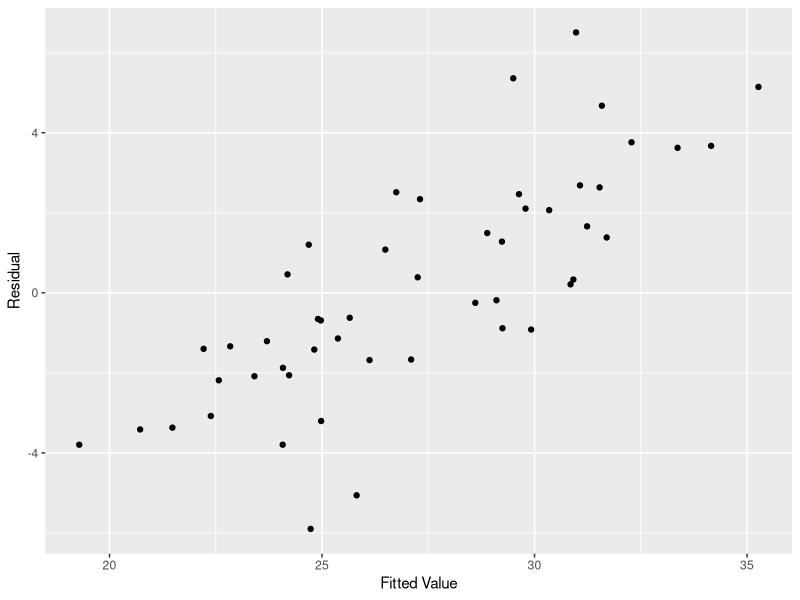
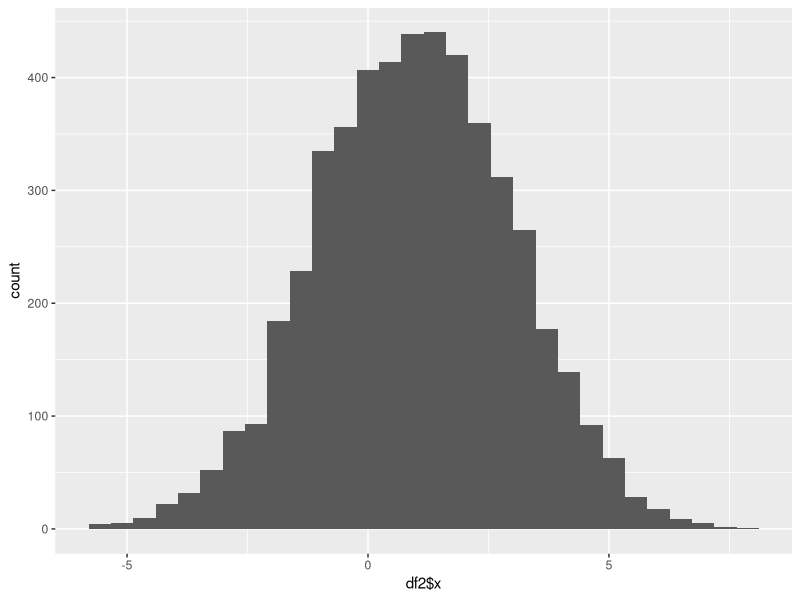
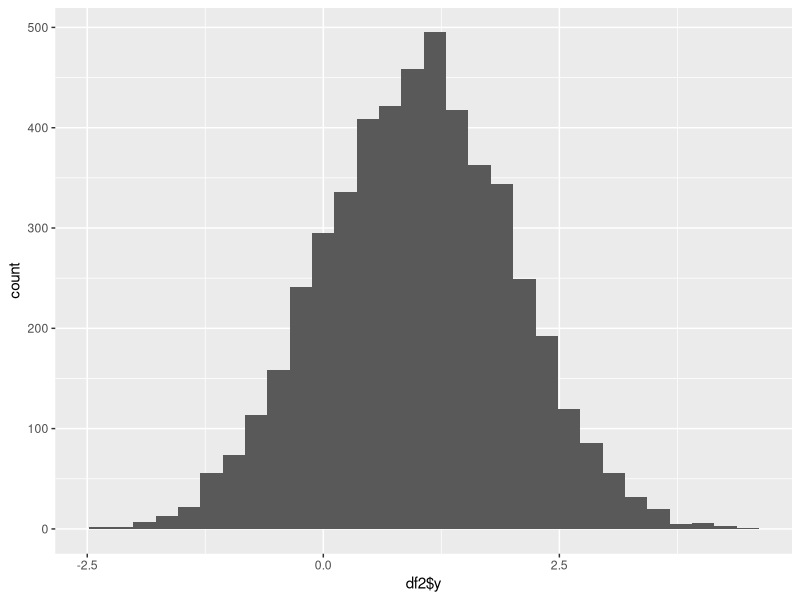

These charts were generated, in order, by the following R code:
## ---- chunk 1
knitr::opts_chunk$set(echo = TRUE)
## ---- chunk 2
install.packages("microbenchmark")
library(microbenchmark)
library(ggplot2)

## ---- chunk 3
my_rbinom <- function(n,p){
  random_uniform <- runif(n, 0, 1)
  random_bernoulli <- as.numeric(random_uniform < p)
  random_binomial <- sum(random_bernoulli)
  return(random_bernoulli)
}
## ---- chunk 4
microbenchmark(my_rbinom(2000,0.4), rbinom(2000,1, 0.4))
## ---- chunk 5
n <- 50
set.seed(123)
error <- rnorm(n, 0, 3)
x_covariate <- runif(n, 20, 40)
beta_0 <- 15
beta_1 <- 0.4
y_estimate <- x_covariate * beta_1 + beta_0 + error
y_true <- x_covariate * beta_1 + beta_0
df <- data.frame(y_estimate, error)
g <- ggplot(data = df, aes(x=y_estimate, y=error)) + geom_point()
g <- g + labs(x = "Fitted Value")
g <- g + labs(y = "Residual")
g
## ---- chunk 6
my_rnorm <- function(n, mean, sd){
  u1 = runif(n)
  u2 = runif(n)
  x=rep(0, n)
  i <- 1
  while (i <= n){
    u1 = runif(n)
    u2 = runif(n)
    x[i] <- sqrt(-2 * log(u1[i])) * cos(2 * pi * u2[i])

    if ((i + 1) <= n){
      x[i + 1] <- sqrt(-2 * log(u1[i])) * sin(2 * pi * u2[i])
      i <- i + 1
    }

    i <- i + 1
  }

  return(x * sd + mean)
}
## ---- chunk 7
x <- my_rnorm(5000, 1, 2)
y <- rnorm(5000, 1, 1)
df2 <- data.frame(x, y)
ggplot(data=df2, aes(df2$x)) + geom_histogram()
ggplot(data=df2, aes(df2$y)) + geom_histogram()
